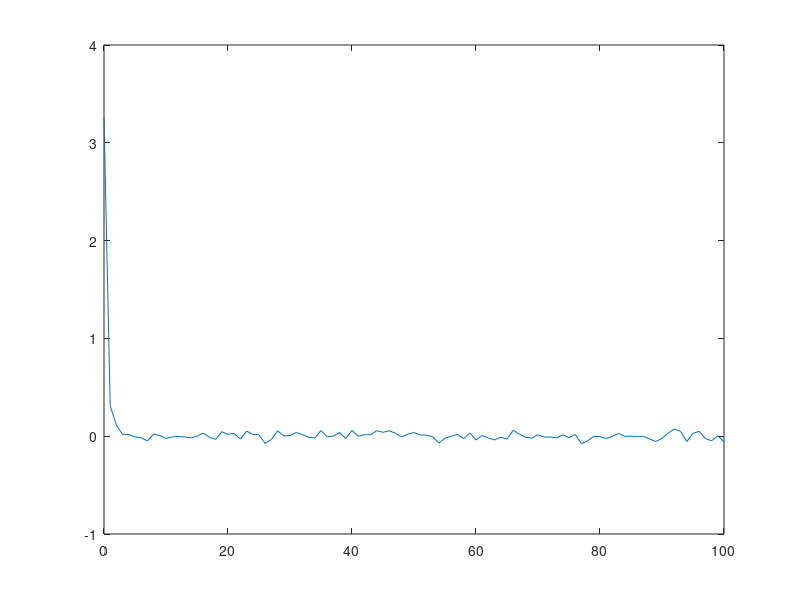

Write the MATLAB code that produced this figure.
%independence_sampler.m
clear all, a=400; b=2; c=1;
p=@(x)sqrt((b*c)^2*sin(x(2)).^2.*cos(x(1)).^2+...
    (a*c)^2*sin(x(2)).^2.*sin(x(1)).^2+...
    (a*b)^2*cos(x(2)).^2);
%define alpha(x,y) in the Metropolis algorithm
alpha=@(x,y)min(1,sqrt  ( p(y) ./ p(x) ) );
X=ones(2,1)*pi/2; % initial starting point
T=10^4; data=nan(T,2); % preallocate memory
accept_prob=0;
for t=1:T
    Y=[rand*2*pi;acos(1-2*rand)]; % make proposal
    if rand<alpha(X,Y) % Metropolis criterion
        X=Y; accept_prob=accept_prob+1;
    end
    data(t,:)=X';
end
accept_prob=accept_prob/T
K=100; x=data(:,1); ell=mean(x);
for k=0:K
    R(k+1)= (x(1:end-k)-ell)'*(x(k+1:end)-ell);
    R(k+1)=R(k+1)/(length(x)-k-1);
end
plot([0:K],R)
